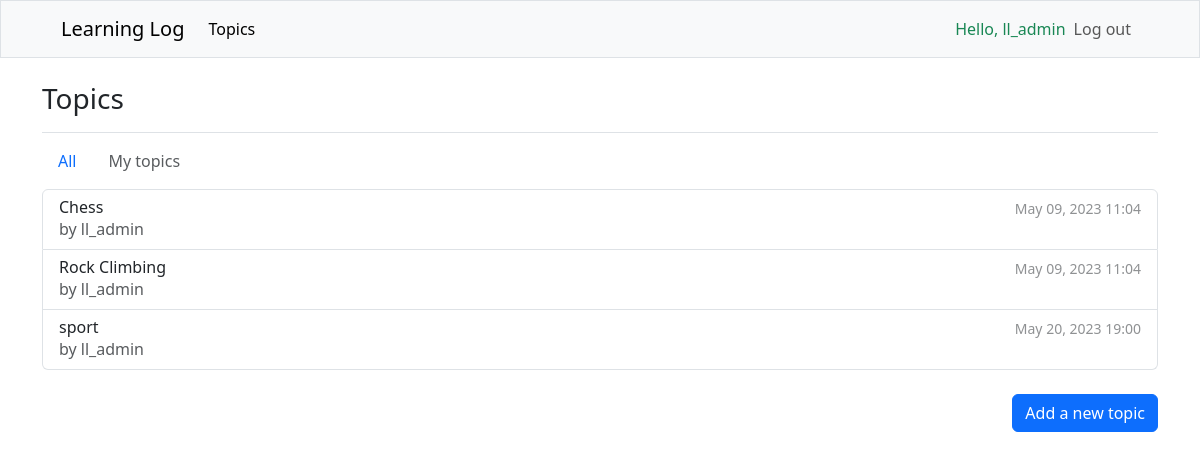
/my_topics/ (signed in), run on the app's committed database.
### learning_logs/models.py (models this page shows)
class Topic(models.Model):
    text = models.CharField(max_length=200)
    date_added = models.DateTimeField(auto_now=True)
    owner = models.ForeignKey(get_user_model(), on_delete=models.CASCADE)
    def __str__(self):
        return self.text

### learning_logs/views.py (the view)
# urls.py: path('my_topics/', views.my_topics, name='my_topics'),
@login_required
def my_topics(request):
    topics_ = Topic.objects.filter(owner=request.user).order_by('date_added')
    context = {'topics': topics_, 'filter': True}
    return render(request, 'learning_logs/topics.html', context)

### learning_logs/templates/learning_logs/topics.html
{% extends "learning_logs/base.html" %}
{% block page_header %}
    <div class="pb-2 mb-2 border-bottom">
        <h3>Topics</h3>
    </div>
{% endblock page_header %}
{% block content %}
    <ul class="nav mb-2">
        {% if filter %}
            <a class="nav-link active" href="{% url 'learning_logs:topics' %}">All</a>
            <a class="nav-link disabled" href="#">My topics</a>
        {% else %}
            <a class="nav-link disabled" href="#">All</a>
            <a class="nav-link active" href="{% url 'learning_logs:my_topics' %}">My topics</a>
        {% endif %}
    </ul>
    <div class="list-group mx-0 mb-4 w-auto">
        {% for topic in topics %}
            <a href="{% url 'learning_logs:topic' topic.id%}" class="list-group-item list-group-item-action">
                <div class="d-flex gap-2 w-100 justify-content-between">
                  <div>
                    <h6 class="mb-0">{{ topic }}</h6>
                    <p class="mb-0 opacity-75">by {{ topic.owner }}</p>
                  </div>
                  <small class="opacity-50 text-nowrap">{{ topic.date_added|date:'M d, Y H:i' }}</small>
                </div>
            </a>
        {% empty %}
            <span>No topics have been added yet.</span>
        {% endfor %}
    </div>
    <div class="d-flex flex-row-reverse">
        <a href="{% url 'learning_logs:new_topic' %}" class="btn btn-primary" role="button">Add a new topic</a>
    </div>
{% endblock content %}

### learning_logs/templates/learning_logs/base.html (shortened to what this page needs)
<!DOCTYPE html>
{% load django_bootstrap5 %}
{% load i18n %}
{% get_current_language as LANGUAGE_CODE %}
<html lang="{{ LANGUAGE_CODE|default:'en_us' }}">
<head>
    {% bootstrap_css %}
</head>
<body>
    {% block sidebar %}
        <nav class="navbar navbar-expand-lg bg-light mb-4 px-5 border">
            <div class="container-fluid">
                <a class="navbar-brand" href="{% url 'learning_logs:index' %}">Learning Log</a>
                <div class="collapse navbar-collapse" id="navbarSupportedContent">
                    <ul class="navbar-nav flex-grow-1 me-auto mb-2 mb-lg-0">
                        <li class="nav-item">
                            <a class="nav-link active" aria-current="page" href="{% url 'learning_logs:topics' %}">Topics</a>
                        </li>
                    </ul>
                    <ul class="navbar-nav me-auto mb-2 mb-lg-0">
                        {% if user.is_authenticated %}
                            <li class="nav-item d-flex">
                                <span class="navbar-text flex-fill text-success">Hello, {{ user.username }}</span>
                            </li>
                            <li class="nav-item">
                                <a class="nav-link" href="{% url 'users:logout' %}">Log out</a>
                            </li>
                        {% endif %}
                    </ul>
                </div>
            </div>
        </nav>
    {% endblock sidebar %}
    <main role="main" class="container">
        {% block page_header %}{% endblock page_header %}
        {% block content %}{% endblock content %}
    </main>
</body>
</html>

### data on the page
Topic: text "Chess", owner "ll_admin", date_added "May 09, 2023 11:04"
Topic: text "Rock Climbing", owner "ll_admin", date_added "May 09, 2023 11:04"
Topic: text "sport", owner "ll_admin", date_added "May 20, 2023 19:00"

### other printed values
{{ user.username }} "ll_admin"
